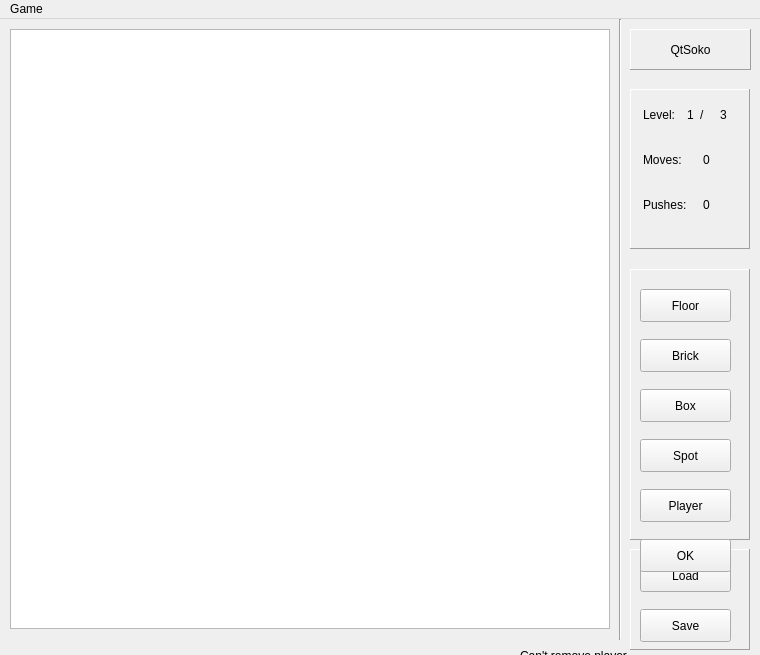
<?xml version="1.0" encoding="UTF-8"?>
<ui version="4.0">
 <class>MainWindow</class>
 <widget class="QMainWindow" name="MainWindow">
  <property name="geometry">
   <rect>
    <x>0</x>
    <y>0</y>
    <width>760</width>
    <height>655</height>
   </rect>
  </property>
  <property name="windowTitle">
   <string>MainWindow</string>
  </property>
  <widget class="QWidget" name="centralWidget">
   <widget class="QLabel" name="gameName">
    <property name="geometry">
     <rect>
      <x>10</x>
      <y>10</y>
      <width>600</width>
      <height>600</height>
     </rect>
    </property>
    <property name="font">
     <font>
      <pointsize>32</pointsize>
      <weight>75</weight>
      <bold>true</bold>
     </font>
    </property>
    <property name="layoutDirection">
     <enum>Qt::LeftToRight</enum>
    </property>
    <property name="text">
     <string/>
    </property>
    <property name="pixmap">
     <pixmap>images/qtsoko.png</pixmap>
    </property>
    <property name="alignment">
     <set>Qt::AlignCenter</set>
    </property>
   </widget>
   <widget class="QGraphicsView" name="scenario">
    <property name="geometry">
     <rect>
      <x>10</x>
      <y>10</y>
      <width>600</width>
      <height>600</height>
     </rect>
    </property>
    <property name="sizePolicy">
     <sizepolicy hsizetype="Fixed" vsizetype="Fixed">
      <horstretch>0</horstretch>
      <verstretch>0</verstretch>
     </sizepolicy>
    </property>
   </widget>
   <widget class="QFrame" name="gameHUD">
    <property name="geometry">
     <rect>
      <x>630</x>
      <y>70</y>
      <width>120</width>
      <height>160</height>
     </rect>
    </property>
    <property name="frameShape">
     <enum>QFrame::Panel</enum>
    </property>
    <property name="frameShadow">
     <enum>QFrame::Raised</enum>
    </property>
    <widget class="QLabel" name="label_level">
     <property name="geometry">
      <rect>
       <x>13</x>
       <y>14</y>
       <width>38</width>
       <height>23</height>
      </rect>
     </property>
     <property name="text">
      <string>Level:</string>
     </property>
    </widget>
    <widget class="QLabel" name="label_currentLevel">
     <property name="geometry">
      <rect>
       <x>57</x>
       <y>14</y>
       <width>16</width>
       <height>23</height>
      </rect>
     </property>
     <property name="text">
      <string>1</string>
     </property>
    </widget>
    <widget class="QLabel" name="label_moves">
     <property name="geometry">
      <rect>
       <x>13</x>
       <y>59</y>
       <width>47</width>
       <height>23</height>
      </rect>
     </property>
     <property name="text">
      <string>Moves:</string>
     </property>
    </widget>
    <widget class="QLabel" name="label_pushes">
     <property name="geometry">
      <rect>
       <x>13</x>
       <y>104</y>
       <width>49</width>
       <height>23</height>
      </rect>
     </property>
     <property name="text">
      <string>Pushes:</string>
     </property>
    </widget>
    <widget class="QLabel" name="label_of">
     <property name="geometry">
      <rect>
       <x>70</x>
       <y>10</y>
       <width>16</width>
       <height>31</height>
      </rect>
     </property>
     <property name="text">
      <string>/</string>
     </property>
    </widget>
    <widget class="QLabel" name="label_maxLevel">
     <property name="geometry">
      <rect>
       <x>90</x>
       <y>10</y>
       <width>16</width>
       <height>31</height>
      </rect>
     </property>
     <property name="text">
      <string>3</string>
     </property>
    </widget>
    <widget class="QLabel" name="pushes">
     <property name="geometry">
      <rect>
       <x>73</x>
       <y>104</y>
       <width>16</width>
       <height>23</height>
      </rect>
     </property>
     <property name="text">
      <string>0</string>
     </property>
    </widget>
    <widget class="QLabel" name="moves">
     <property name="geometry">
      <rect>
       <x>73</x>
       <y>59</y>
       <width>16</width>
       <height>23</height>
      </rect>
     </property>
     <property name="text">
      <string>0</string>
     </property>
    </widget>
   </widget>
   <widget class="Line" name="line">
    <property name="geometry">
     <rect>
      <x>610</x>
      <y>0</y>
      <width>20</width>
      <height>621</height>
     </rect>
    </property>
    <property name="orientation">
     <enum>Qt::Vertical</enum>
    </property>
   </widget>
   <widget class="QFrame" name="editorPanel">
    <property name="geometry">
     <rect>
      <x>630</x>
      <y>250</y>
      <width>120</width>
      <height>271</height>
     </rect>
    </property>
    <property name="frameShape">
     <enum>QFrame::Panel</enum>
    </property>
    <property name="frameShadow">
     <enum>QFrame::Raised</enum>
    </property>
    <widget class="QPushButton" name="floorButton">
     <property name="geometry">
      <rect>
       <x>10</x>
       <y>20</y>
       <width>91</width>
       <height>33</height>
      </rect>
     </property>
     <property name="text">
      <string>Floor</string>
     </property>
     <property name="icon">
      <iconset>
       <normaloff>images/floor.png</normaloff>images/floor.png</iconset>
     </property>
    </widget>
    <widget class="QPushButton" name="brickButton">
     <property name="geometry">
      <rect>
       <x>10</x>
       <y>70</y>
       <width>91</width>
       <height>33</height>
      </rect>
     </property>
     <property name="text">
      <string>Brick</string>
     </property>
     <property name="icon">
      <iconset>
       <normaloff>images/brick.png</normaloff>images/brick.png</iconset>
     </property>
    </widget>
    <widget class="QPushButton" name="boxButton">
     <property name="geometry">
      <rect>
       <x>10</x>
       <y>120</y>
       <width>91</width>
       <height>33</height>
      </rect>
     </property>
     <property name="text">
      <string>Box</string>
     </property>
     <property name="icon">
      <iconset>
       <normaloff>images/box.png</normaloff>images/box.png</iconset>
     </property>
    </widget>
    <widget class="QPushButton" name="spotButton">
     <property name="geometry">
      <rect>
       <x>10</x>
       <y>170</y>
       <width>91</width>
       <height>33</height>
      </rect>
     </property>
     <property name="text">
      <string>Spot</string>
     </property>
     <property name="icon">
      <iconset>
       <normaloff>images/spot.png</normaloff>images/spot.png</iconset>
     </property>
    </widget>
    <widget class="QPushButton" name="gamerButton">
     <property name="geometry">
      <rect>
       <x>10</x>
       <y>220</y>
       <width>91</width>
       <height>33</height>
      </rect>
     </property>
     <property name="text">
      <string>Player</string>
     </property>
     <property name="icon">
      <iconset>
       <normaloff>images/gamerDOWN.png</normaloff>images/gamerDOWN.png</iconset>
     </property>
    </widget>
   </widget>
   <widget class="QLabel" name="QtSoko">
    <property name="geometry">
     <rect>
      <x>630</x>
      <y>10</y>
      <width>121</width>
      <height>41</height>
     </rect>
    </property>
    <property name="frameShape">
     <enum>QFrame::Panel</enum>
    </property>
    <property name="frameShadow">
     <enum>QFrame::Raised</enum>
    </property>
    <property name="text">
     <string>QtSoko</string>
    </property>
    <property name="textFormat">
     <enum>Qt::AutoText</enum>
    </property>
    <property name="alignment">
     <set>Qt::AlignCenter</set>
    </property>
   </widget>
   <widget class="QGraphicsView" name="scenarioEditor">
    <property name="geometry">
     <rect>
      <x>10</x>
      <y>10</y>
      <width>600</width>
      <height>600</height>
     </rect>
    </property>
   </widget>
   <widget class="QFrame" name="loadSavePanel">
    <property name="geometry">
     <rect>
      <x>630</x>
      <y>530</y>
      <width>120</width>
      <height>101</height>
     </rect>
    </property>
    <property name="frameShape">
     <enum>QFrame::Panel</enum>
    </property>
    <property name="frameShadow">
     <enum>QFrame::Raised</enum>
    </property>
    <widget class="QPushButton" name="loadButton">
     <property name="geometry">
      <rect>
       <x>10</x>
       <y>10</y>
       <width>91</width>
       <height>33</height>
      </rect>
     </property>
     <property name="text">
      <string>Load</string>
     </property>
    </widget>
    <widget class="QPushButton" name="saveButton">
     <property name="geometry">
      <rect>
       <x>10</x>
       <y>60</y>
       <width>91</width>
       <height>33</height>
      </rect>
     </property>
     <property name="text">
      <string>Save</string>
     </property>
    </widget>
   </widget>
   <widget class="QLabel" name="label_cantRemove">
    <property name="geometry">
     <rect>
      <x>520</x>
      <y>580</y>
      <width>121</width>
      <height>141</height>
     </rect>
    </property>
    <property name="text">
     <string>Can't remove player. Put it somewhere else first.</string>
    </property>
    <property name="textFormat">
     <enum>Qt::AutoText</enum>
    </property>
    <property name="scaledContents">
     <bool>false</bool>
    </property>
    <property name="wordWrap">
     <bool>true</bool>
    </property>
   </widget>
   <widget class="QPushButton" name="okButton">
    <property name="geometry">
     <rect>
      <x>640</x>
      <y>520</y>
      <width>91</width>
      <height>33</height>
     </rect>
    </property>
    <property name="text">
     <string>OK</string>
    </property>
   </widget>
   <widget class="QLabel" name="label_gameOver">
    <property name="geometry">
     <rect>
      <x>10</x>
      <y>10</y>
      <width>600</width>
      <height>600</height>
     </rect>
    </property>
    <property name="text">
     <string/>
    </property>
    <property name="pixmap">
     <pixmap>images/gameover.png</pixmap>
    </property>
   </widget>
  </widget>
  <widget class="QMenuBar" name="menuBar">
   <property name="geometry">
    <rect>
     <x>0</x>
     <y>0</y>
     <width>760</width>
     <height>31</height>
    </rect>
   </property>
   <widget class="QMenu" name="menuPlay">
    <property name="title">
     <string>Game</string>
    </property>
    <addaction name="actionNew_Game"/>
    <addaction name="actionMap_Editor"/>
    <addaction name="actionTest"/>
   </widget>
   <addaction name="menuPlay"/>
  </widget>
  <action name="actionNew_Game">
   <property name="text">
    <string>New Game</string>
   </property>
  </action>
  <action name="actionMap_Editor">
   <property name="text">
    <string>Map Editor</string>
   </property>
  </action>
  <action name="actionTest">
   <property name="text">
    <string>Test</string>
   </property>
  </action>
 </widget>
 <layoutdefault spacing="6" margin="11"/>
 <resources/>
 <connections/>
</ui>
